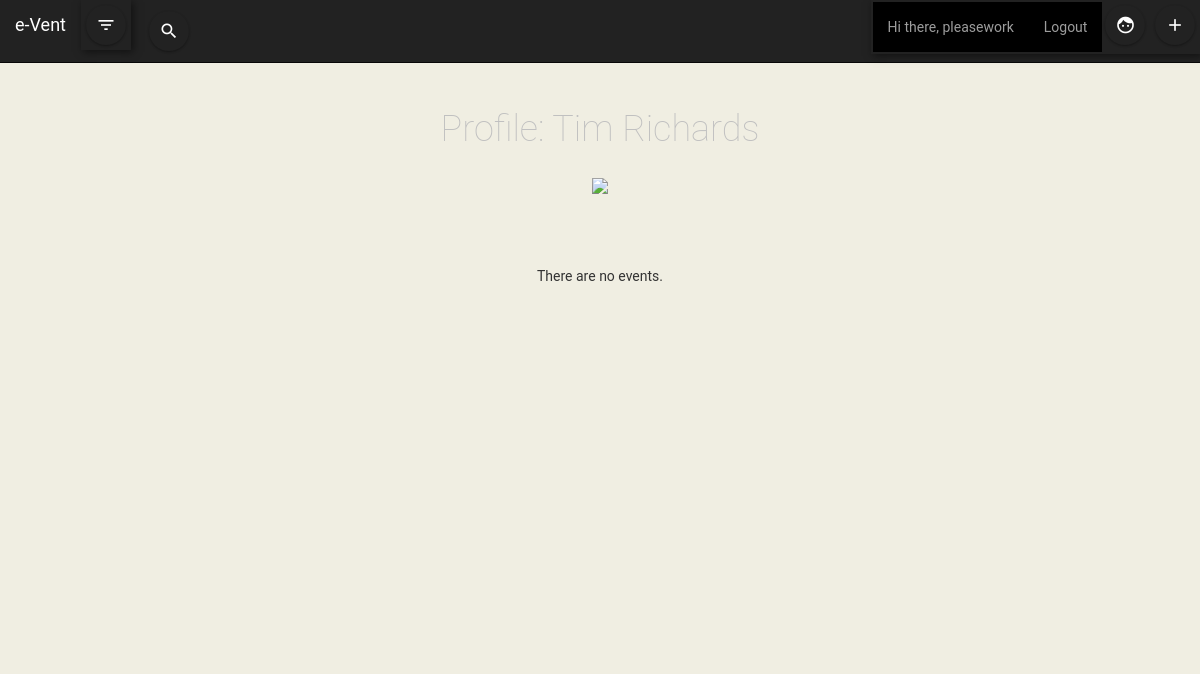
Before: /e_Vent/profile/ (signed in) with the older database file.
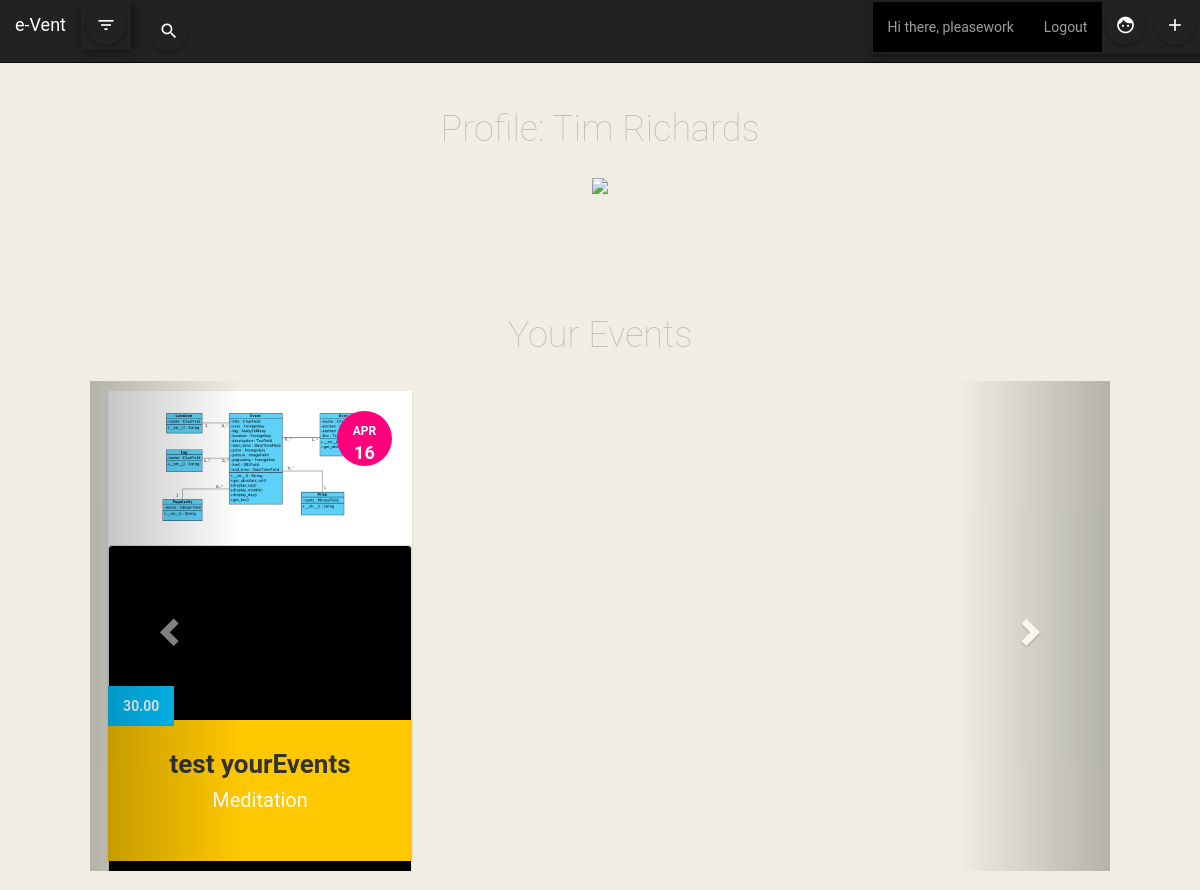
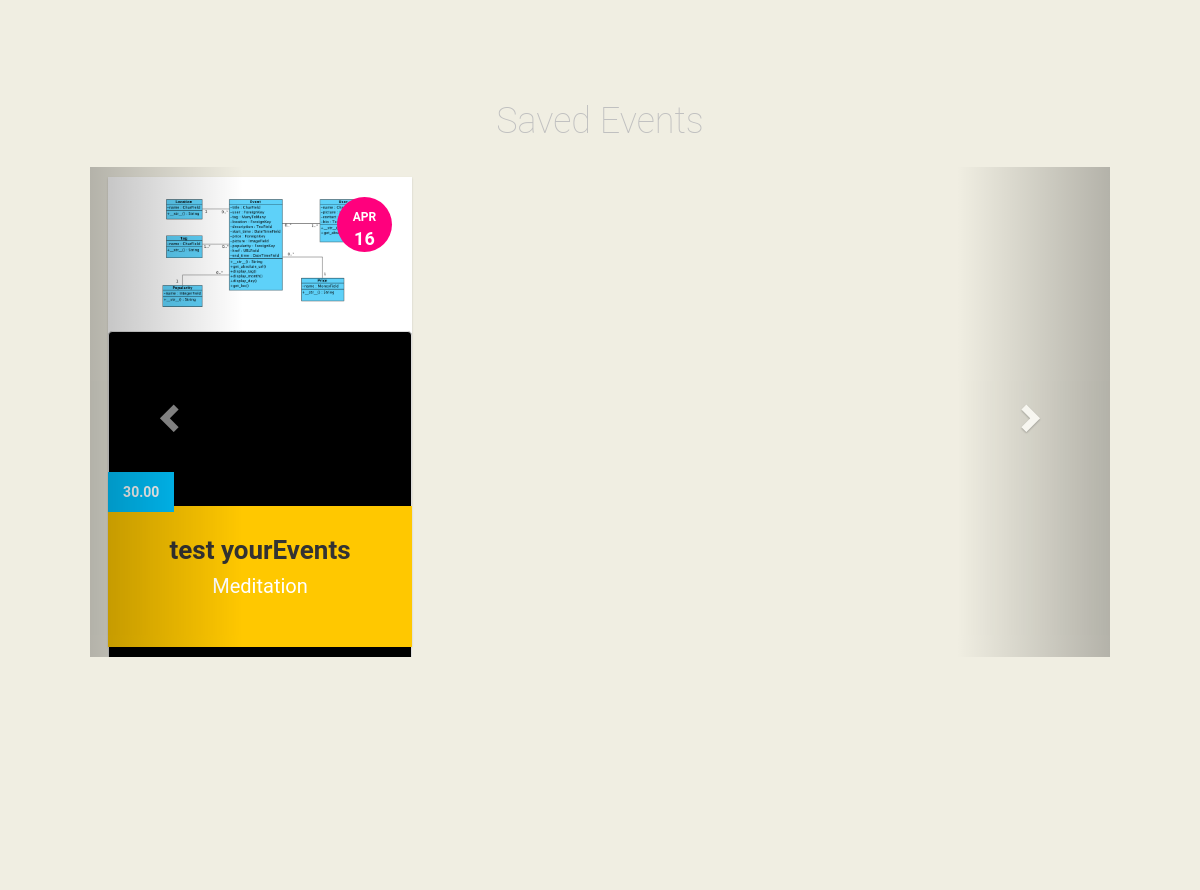
After: the same page with the newer database file (2 pictures, top to bottom).
### e_Vent/models.py (models this page shows, shortened)
class Event(models.Model):
    title = models.CharField(verbose_name='Name of Event', max_length=100, help_text="The name for the event is...")
    profile = models.ForeignKey(User,verbose_name='Organizer', on_delete=models.CASCADE, related_name='+', null=False)
    tag = models.ManyToManyField(Tag, verbose_name='Category', help_text="Please specify the category")
    href = models.URLField(verbose_name='Link to the Event',max_length=200, help_text="Link to my event is...")
    location = models.ForeignKey(Location, on_delete=models.CASCADE, null=True, help_text="This event is going to be at...")
    description = models.TextField(max_length=1000, help_text="Write something about my event...")
    start_time = models.DateTimeField(verbose_name='Start Time', auto_now=False, auto_now_add=False, help_text="Enter the starting date and time of your event");
    end_time = models.DateTimeField(verbose_name='End Time', auto_now=False, auto_now_add=False, help_text="Enter the ending date and time of your event");
    price = models.ForeignKey(Price, verbose_name='Entry Fee', on_delete=models.CASCADE, parent_link=False)
    picture = models.ImageField(verbose_name='Upload Image', upload_to='imgs/', default='imgs/None/no-img.jpg')
    saves = models.ManyToManyField(settings.AUTH_USER_MODEL, blank=True, related_name='saves')
    def get_popu(self):
        """
        Count popularity
        """
        return self.saves.count()
    def get_absolute_url(self):
        return reverse('event-details', args=[str(self.id)])
    def display_tag(self):
        return ', '.join([ tag.name for tag in self.tag.all()[:3] ])
    def display_month(self):
        return self.start_time.strftime('%b')
    def display_day(self):
        return self.start_time.strftime('%d')
    class Meta:
        ordering = ["start_time"]
    display_tag.short_description = 'Tag'
    popularity = get_popu

class Price(models.Model):
    name = MoneyField(decimal_places=2, default=0, default_currency='USD', max_digits=11,)
    def __str__(self):
        return str(self.name)

class Tag(models.Model):
    name = models.CharField(max_length=30, blank=False, help_text="Enter your event tag (e.g. cultural, sport).")

### e_Vent/views.py (the view)
# urls.py: path('profile/',views.YourEventsView.as_view(), name='profile'),
class YourEventsView(LoginRequiredMixin, generic.ListView):
	model = Event
	template_name ='e_Vent/profile2.html'
	context_object_name = 'event_made'
	login_url = '/accounts/login/'
	redirect_field_name = 'redirect_to'
	def get_context_data(self, **kwargs):
		context = super().get_context_data(**kwargs)
		context['event_made'] = Event.objects.filter(profile=self.request.user)
		return context

### e_Vent/templates/e_Vent/profile2.html (shortened to what this page needs)
{% extends "base_generic.html" %}
{% load static %}
{% block content %}
<div class="row">
	<h1> Profile: Tim Richards </h1>
	<img src="https://www.cics.umass.edu/sites/default/files/styles/people_individual/public/headshots/tim.jpg?itok=hTlncY8n">
</div>
<div class="row">
	{% if event_made %}
	<h1 class="headline" id="latest">Your Events</h1>
	<div class="col-md-12">
		<div class="carousel slide multi-item-carousel" id="theCarousel">
			<div class="carousel-inner">
				{% for event in event_made %}
				<div class="item{% if forloop.first %} active{% endif %}">
					<a href="{{event.get_absolute_url}}">
						<div class="col-lg-4 col-sm-6">
							<div class="post-module">
								<img src="{{ event.picture.url }}" class="img-responsive">
								<div class="thumbnail">
									<div class="date">
										<div class="month">{{ event.display_month }}</div>
										<div class="day">{{ event.display_day }}</div>
									</div>
								</div>
								<div class="post-content">
									<div class="category">{{ event.price }}</div>
									<h1 class="title">{{ event.title }}</h1>
									<h2 class="sub_title">{{ event.display_tag }}</h2>
								</div>
							</div>
						</div>
					</a>
				</div>
				{%endfor%}
			</div>
			<a class="left carousel-control" href="#theCarousel" data-slide="prev"><i class="glyphicon glyphicon-chevron-left"></i></a>
			<a class="right carousel-control" href="#theCarousel" data-slide="next"><i class="glyphicon glyphicon-chevron-right"></i></a>
		</div>
	</div>
</div>
{% endif %}
<div class="row">
	{% if event_made %}
	<h1 class="headline" id="popular">Saved Events</h1>
	<div class="col-md-12">
		<div class="carousel slide multi-item-carousel" id="theCarousel2">
			<div class="carousel-inner">
				{% for event in event_made %}
				<div class="item{% if forloop.first %} active{% endif %}">
					<a href="{{event.get_absolute_url}}">
						<div class="col-lg-4 col-sm-6">
							<div class="post-module">
								<img src="{{ event.picture.url }}" class="img-responsive">
								<div class="thumbnail">
									<div class="date">
										<div class="month">{{ event.display_month }}</div>
										<div class="day">{{ event.display_day }}</div>
									</div>
								</div>
								<div class="post-content">
									<div class="category">{{ event.price }}</div>
									<h1 class="title">{{ event.title }}</h1>
									<h2 class="sub_title">{{ event.display_tag }}</h2>
								</div>
							</div>
						</div>
					</a>
				</div>
				{%endfor%}
			</div>
			<a class="left carousel-control" href="#theCarousel2" data-slide="prev"><i class="glyphicon glyphicon-chevron-left"></i></a>
			<a class="right carousel-control" href="#theCarousel2" data-slide="next"><i class="glyphicon glyphicon-chevron-right"></i></a>
		</div>
	</div>
	{% else %}
	<p>There are no events.</p>
	{% endif %}
</div>
{% endblock %}

Changed rows visible on the page:
added Event: picture (picture), display_month "APR", display_day "16", price "30.00", title "test yourEvents", display_tag "Meditation"
Other visible differences:
text no longer shown: "There are no events."
text now shown: "Your Events Saved Events"
